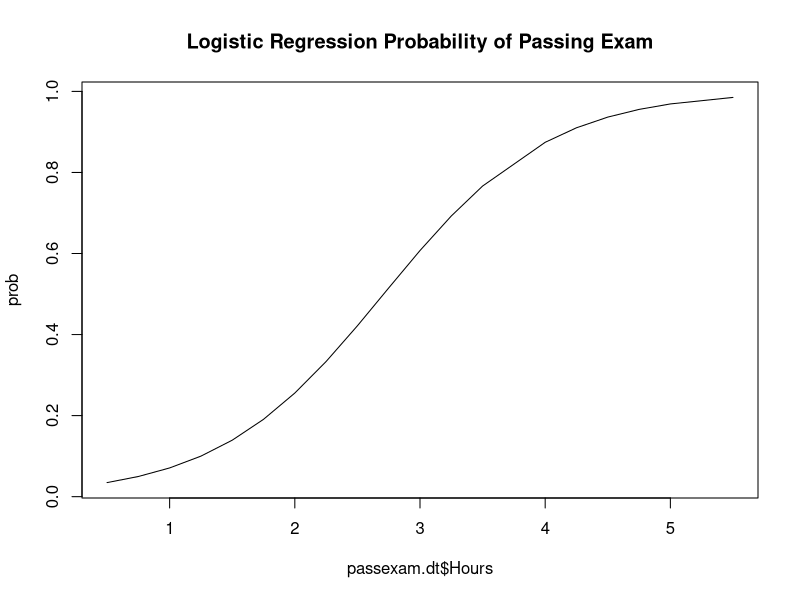

Write the R code that produced this figure.
# ========================================================================================================
# Purpose:      Demo of Binary Logistic Regression model
# Author:       Neumann Chew
# DOC:          25-09-2017
# Topics:       Logistic Regression; Odds Ratios; OR Confidence Intervals.
# Data Source:  passexam.csv as in wikipedia
# Packages:     data.table  
#=========================================================================================================

library(data.table)

setwd('C:/Users/neumann.chew/Dropbox/Datasets/AAD1/7_Logistic_Reg')

passexam.dt <- fread("passexam.csv")
passexam.dt$Outcome <- factor(passexam.dt$Outcome)

summary(passexam.dt)

pass.m1 <- glm(Outcome ~ Hours , family = binomial, data = passexam.dt)

summary(pass.m1)
## Z = -4.0777 + 1.5046(Hours)

OR <- exp(coef(pass.m1))
OR

OR.CI <- exp(confint(pass.m1))
OR.CI


# Output the probability from the logistic function for all cases in the data.
prob <- predict(pass.m1, type = 'response')
# See the S curve
plot(x = passexam.dt$Hours, y = prob, type = "l", main = 'Logistic Regression Probability of Passing Exam')

# Set the threshold for predicting Y = 1 based on probability.
threshold <- 0.5
                 
# If probability > threshold, then predict Y = 1, else predict Y = 0.
y.hat <- ifelse(prob > threshold, 1, 0)
                 
# Create a confusion matrix with actuals on rows and predictions on columns.
table(passexam.dt$Outcome, y.hat, deparse.level = 2)

# Overall Accuracy
mean(y.hat == passexam.dt$Outcome)
